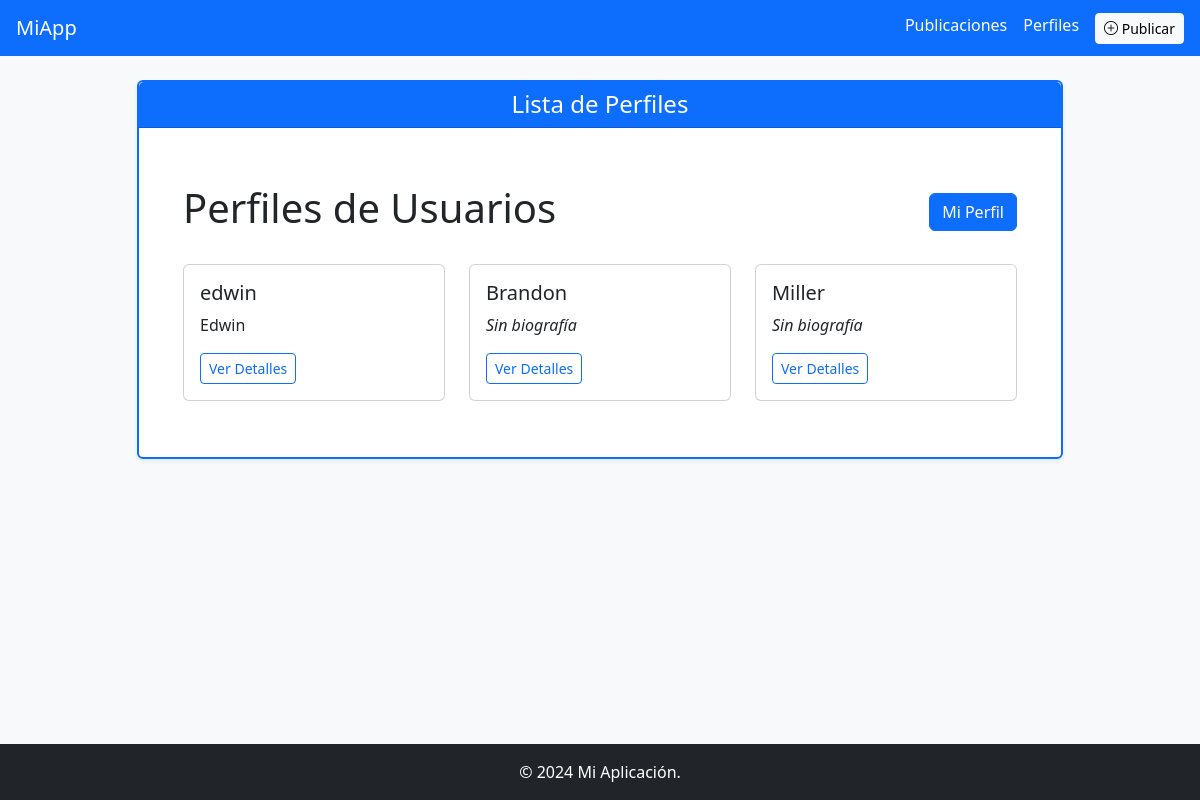
/perfil/ (signed in), run on the app's committed database.
### app/models/perfil.py (models this page shows, shortened)
class Perfil(db.Model):
    __tablename__ = 'perfiles'
    idPerfil = db.Column(db.Integer, primary_key=True)
    bio = db.Column(db.Text, nullable=True)
    user_id = db.Column(db.Integer, db.ForeignKey('users.idUser'), nullable=False)
    user = db.relationship('User', back_populates='perfil')

### app/models/users.py (models this page shows, shortened)
class User(db.Model, UserMixin):
    __tablename__ = 'users'
    idUser = db.Column(db.Integer, primary_key=True)
    nameUser = db.Column(db.String(80), unique=True, nullable=False)
    passwordUser = db.Column(db.String(120), nullable=False)
    email = db.Column(db.String(120), unique=True, nullable=False)
    perfil = db.relationship('Perfil', back_populates='user', uselist=False)
    publicaciones = db.relationship('Publicacion', back_populates='usuario')

### app/routes/perfil_route.py (the view)
@bp.route('/')
@login_required
def index():
    perfiles = Perfil.query.all()
    return render_template('perfil/index.html', perfiles=perfiles)

### app/templates/perfil/index.html (shortened to what this page needs)
{% extends "base.html" %}
{% block titulo_pagina %}Lista de Perfiles{% endblock %}
{% block content %}
<div class="container mt-4">
    <div class="d-flex justify-content-between align-items-center mb-4">
        <h1>Perfiles de Usuarios</h1>
        <a href="{{ url_for('perfil.mi_perfil') }}" class="btn btn-primary">Mi Perfil</a>
    </div>
    <div class="row">
        {% for perfil in perfiles %}
        <div class="col-md-6 col-lg-4 mb-4">
            <div class="card h-100">
                <div class="card-body">
                    <h5 class="card-title">{{ perfil.user.nameUser }}</h5>
                    <p class="card-text">
                        {% if perfil.bio %}
                            {{ perfil.bio[:100] }}{% if perfil.bio|length > 100 %}...{% endif %}
                        {% else %}
                            <em>Sin biografía</em>
                        {% endif %}
                    </p>
                    <a href="{{ url_for('perfil.detail', id=perfil.idPerfil) }}" class="btn btn-outline-primary btn-sm">Ver Detalles</a>
                </div>
            </div>
        </div>
        {% endfor %}
    </div>
</div>
{% endblock %}

### data on the page
Perfil: user.nameUser "edwin", bio "Edwin"
Perfil: user.nameUser "Brandon", bio "Sin biografía"
Perfil: user.nameUser "Miller", bio "Sin biografía"
